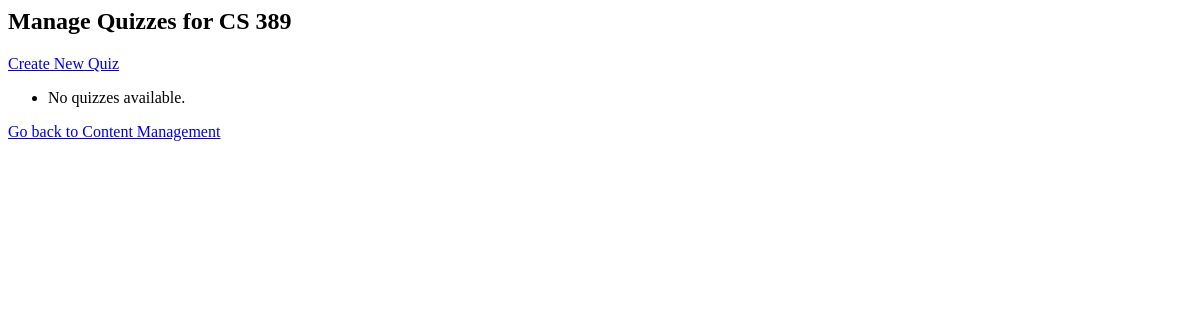
The page /instructor/quizlist/1/ (signed in) on the database as committed earlier.
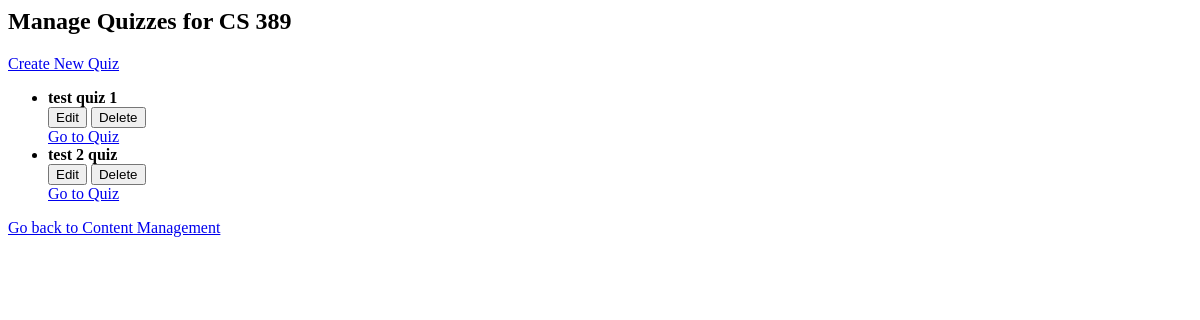
The same page on the database as committed later.
### instructor/models.py (models this page shows, shortened)
class Quiz(models.Model):
    user = models.ForeignKey(settings.AUTH_USER_MODEL, on_delete=models.CASCADE, related_name='quizzes')
    class_shell = models.ForeignKey(ClassShell, on_delete=models.CASCADE)
    title = models.CharField(max_length=200)
    grading_percentage = models.FloatField(default=0)

### instructor/views.py (the view, shortened to what this page needs)
# urls.py: path('quizlist/<int:class_shell_id>/', views.quizlist, name='quizlist'),  # Add class_shell_id here
def quizlist(request, class_shell_id):
    class_shell = get_object_or_404(ClassShell, id=class_shell_id)
    quizzes = Quiz.objects.filter(user=request.user, class_shell=class_shell)
    return render(request, 'quizlist.html', {
        'quizzes': quizzes,
        'class_shell': class_shell,
        'quiz_form': QuizForm(),
    })

### instructor/templates/quizlist.html (shortened to what this page needs)
<h2>Manage Quizzes for {{ class_shell.course_name }}</h2>
<div class="mb-3">
    <a href="{% url 'instructor:create_quiz' class_shell_id=class_shell.id %}" class="btn btn-success">Create New Quiz</a>
</div>
<ul class="list-group">
    {% for quiz in quizzes %}
        <li class="list-group-item">
            <strong>{{ quiz.title }}</strong>
            <div class="d-flex justify-content-between align-items-center">
                <div>
                    <form method="post" style="display: inline;">
                        <button type="button" class="btn btn-warning btn-sm" onclick="toggleEditForm('{{ quiz.id }}')">Edit</button>
                        <button type="submit" name="delete_quiz" class="btn btn-danger btn-sm" onclick="return confirm('Are you sure you want to delete this quiz?');">Delete</button>
                    </form>
                </div>
                <a href="{% url 'instructor:go_to_quiz' class_shell_id=class_shell.id quiz_id=quiz.id %}" class="btn btn-info btn-sm">Go to Quiz</a>
            </div>
        </li>
    {% empty %}
        <li class="list-group-item">No quizzes available.</li>
    {% endfor %}
</ul>
    <a href="{% url 'instructor:go_to_course' class_shell.id %}" class="btn btn-secondary">Go back to Content Management</a>

Rows that differ between the two databases and show on the page:
added Quiz: title "test quiz 1"
added Quiz: title "test 2 quiz"
Other text that changed with them:
text no longer shown: "No quizzes available."
